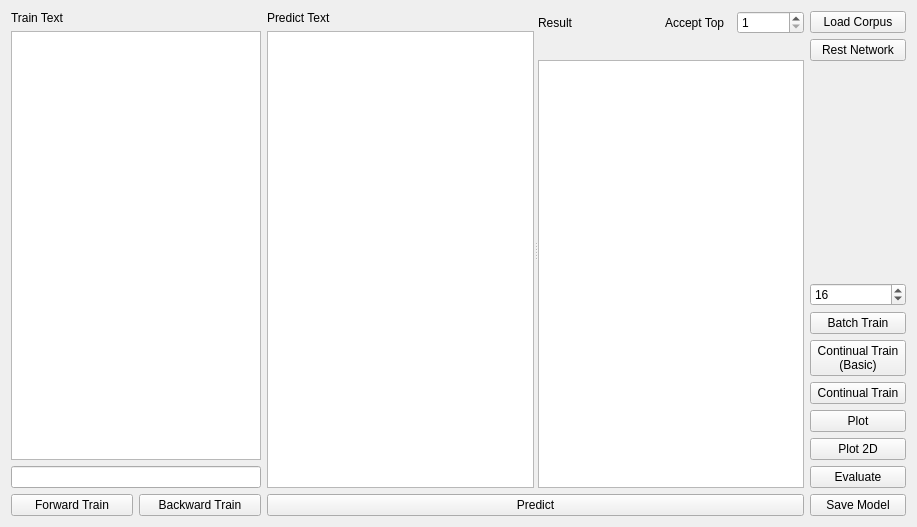
<?xml version="1.0" encoding="UTF-8"?>
<ui version="4.0">
 <class>Window</class>
 <widget class="QWidget" name="Window">
  <property name="geometry">
   <rect>
    <x>0</x>
    <y>0</y>
    <width>917</width>
    <height>527</height>
   </rect>
  </property>
  <property name="windowTitle">
   <string>Form</string>
  </property>
  <layout class="QHBoxLayout" name="horizontalLayout" stretch="2,10,1">
   <item>
    <layout class="QVBoxLayout" name="verticalLayout">
     <item>
      <widget class="QLabel" name="label_3">
       <property name="text">
        <string>Train Text</string>
       </property>
      </widget>
     </item>
     <item>
      <widget class="QPlainTextEdit" name="plainTextEdit_train_text">
       <property name="sizePolicy">
        <sizepolicy hsizetype="Expanding" vsizetype="Expanding">
         <horstretch>0</horstretch>
         <verstretch>0</verstretch>
        </sizepolicy>
       </property>
       <property name="minimumSize">
        <size>
         <width>250</width>
         <height>350</height>
        </size>
       </property>
      </widget>
     </item>
     <item>
      <widget class="QLineEdit" name="lineEdit_train_tag">
       <property name="sizePolicy">
        <sizepolicy hsizetype="Preferred" vsizetype="Fixed">
         <horstretch>0</horstretch>
         <verstretch>0</verstretch>
        </sizepolicy>
       </property>
      </widget>
     </item>
     <item>
      <layout class="QHBoxLayout" name="horizontalLayout_2">
       <item>
        <widget class="QPushButton" name="pushButton_forward">
         <property name="sizePolicy">
          <sizepolicy hsizetype="Preferred" vsizetype="Fixed">
           <horstretch>0</horstretch>
           <verstretch>0</verstretch>
          </sizepolicy>
         </property>
         <property name="text">
          <string> Forward Train </string>
         </property>
        </widget>
       </item>
       <item>
        <widget class="QPushButton" name="pushButton_backward">
         <property name="sizePolicy">
          <sizepolicy hsizetype="Preferred" vsizetype="Fixed">
           <horstretch>0</horstretch>
           <verstretch>0</verstretch>
          </sizepolicy>
         </property>
         <property name="text">
          <string> Backward Train </string>
         </property>
        </widget>
       </item>
      </layout>
     </item>
    </layout>
   </item>
   <item>
    <layout class="QVBoxLayout" name="verticalLayout_2">
     <item>
      <widget class="QSplitter" name="splitter">
       <property name="orientation">
        <enum>Qt::Horizontal</enum>
       </property>
       <widget class="QWidget" name="layoutWidget">
        <layout class="QVBoxLayout" name="verticalLayout_4">
         <item>
          <widget class="QLabel" name="label">
           <property name="text">
            <string>Predict Text</string>
           </property>
          </widget>
         </item>
         <item>
          <widget class="QPlainTextEdit" name="plainTextEdit_pred_text">
           <property name="sizePolicy">
            <sizepolicy hsizetype="MinimumExpanding" vsizetype="Expanding">
             <horstretch>0</horstretch>
             <verstretch>0</verstretch>
            </sizepolicy>
           </property>
          </widget>
         </item>
        </layout>
       </widget>
       <widget class="QWidget" name="layoutWidget_2">
        <layout class="QVBoxLayout" name="verticalLayout_5">
         <item>
          <layout class="QHBoxLayout" name="horizontalLayout_3">
           <property name="spacing">
            <number>12</number>
           </property>
           <item>
            <widget class="QLabel" name="label_2">
             <property name="sizePolicy">
              <sizepolicy hsizetype="Maximum" vsizetype="Preferred">
               <horstretch>0</horstretch>
               <verstretch>0</verstretch>
              </sizepolicy>
             </property>
             <property name="text">
              <string>Result</string>
             </property>
            </widget>
           </item>
           <item>
            <spacer name="horizontalSpacer">
             <property name="orientation">
              <enum>Qt::Horizontal</enum>
             </property>
             <property name="sizeHint" stdset="0">
              <size>
               <width>40</width>
               <height>20</height>
              </size>
             </property>
            </spacer>
           </item>
           <item>
            <widget class="QLabel" name="label_4">
             <property name="text">
              <string>Accept Top</string>
             </property>
            </widget>
           </item>
           <item>
            <widget class="QSpinBox" name="spinBox_top">
             <property name="minimum">
              <number>1</number>
             </property>
             <property name="maximum">
              <number>999999999</number>
             </property>
            </widget>
           </item>
          </layout>
         </item>
         <item>
          <widget class="QLabel" name="label_acc">
           <property name="text">
            <string/>
           </property>
          </widget>
         </item>
         <item>
          <widget class="QTextBrowser" name="textBrowser_res">
           <property name="sizePolicy">
            <sizepolicy hsizetype="MinimumExpanding" vsizetype="Expanding">
             <horstretch>0</horstretch>
             <verstretch>0</verstretch>
            </sizepolicy>
           </property>
          </widget>
         </item>
        </layout>
       </widget>
      </widget>
     </item>
     <item>
      <widget class="QPushButton" name="pushButton_pred">
       <property name="sizePolicy">
        <sizepolicy hsizetype="Preferred" vsizetype="Fixed">
         <horstretch>0</horstretch>
         <verstretch>0</verstretch>
        </sizepolicy>
       </property>
       <property name="minimumSize">
        <size>
         <width>500</width>
         <height>0</height>
        </size>
       </property>
       <property name="text">
        <string> Predict </string>
       </property>
      </widget>
     </item>
    </layout>
   </item>
   <item>
    <layout class="QVBoxLayout" name="verticalLayout_3">
     <item>
      <widget class="QPushButton" name="pushButton_load_corpus">
       <property name="sizePolicy">
        <sizepolicy hsizetype="Preferred" vsizetype="Fixed">
         <horstretch>0</horstretch>
         <verstretch>0</verstretch>
        </sizepolicy>
       </property>
       <property name="text">
        <string> Load Corpus </string>
       </property>
      </widget>
     </item>
     <item>
      <widget class="QPushButton" name="pushButton_reset">
       <property name="sizePolicy">
        <sizepolicy hsizetype="Preferred" vsizetype="Fixed">
         <horstretch>0</horstretch>
         <verstretch>0</verstretch>
        </sizepolicy>
       </property>
       <property name="text">
        <string> Rest Network </string>
       </property>
      </widget>
     </item>
     <item>
      <spacer name="verticalSpacer">
       <property name="orientation">
        <enum>Qt::Vertical</enum>
       </property>
       <property name="sizeHint" stdset="0">
        <size>
         <width>20</width>
         <height>40</height>
        </size>
       </property>
      </spacer>
     </item>
     <item>
      <widget class="QSpinBox" name="spinBox_batchsize">
       <property name="minimum">
        <number>4</number>
       </property>
       <property name="maximum">
        <number>512</number>
       </property>
       <property name="singleStep">
        <number>8</number>
       </property>
       <property name="value">
        <number>16</number>
       </property>
      </widget>
     </item>
     <item>
      <widget class="QPushButton" name="pushButton_batch_train">
       <property name="sizePolicy">
        <sizepolicy hsizetype="Preferred" vsizetype="Fixed">
         <horstretch>0</horstretch>
         <verstretch>0</verstretch>
        </sizepolicy>
       </property>
       <property name="text">
        <string> Batch Train </string>
       </property>
      </widget>
     </item>
     <item>
      <widget class="QPushButton" name="pushButton_continual_train_basic">
       <property name="sizePolicy">
        <sizepolicy hsizetype="Preferred" vsizetype="Fixed">
         <horstretch>0</horstretch>
         <verstretch>0</verstretch>
        </sizepolicy>
       </property>
       <property name="text">
        <string>Continual Train
(Basic)</string>
       </property>
      </widget>
     </item>
     <item>
      <widget class="QPushButton" name="pushButton_continual_train">
       <property name="sizePolicy">
        <sizepolicy hsizetype="Preferred" vsizetype="Fixed">
         <horstretch>0</horstretch>
         <verstretch>0</verstretch>
        </sizepolicy>
       </property>
       <property name="text">
        <string> Continual Train </string>
       </property>
      </widget>
     </item>
     <item>
      <widget class="QPushButton" name="pushButton_plot">
       <property name="sizePolicy">
        <sizepolicy hsizetype="Preferred" vsizetype="Fixed">
         <horstretch>0</horstretch>
         <verstretch>0</verstretch>
        </sizepolicy>
       </property>
       <property name="text">
        <string> Plot </string>
       </property>
      </widget>
     </item>
     <item>
      <widget class="QPushButton" name="pushButton_plot2D">
       <property name="sizePolicy">
        <sizepolicy hsizetype="Preferred" vsizetype="Fixed">
         <horstretch>0</horstretch>
         <verstretch>0</verstretch>
        </sizepolicy>
       </property>
       <property name="text">
        <string> Plot 2D </string>
       </property>
      </widget>
     </item>
     <item>
      <widget class="QPushButton" name="pushButton_eval">
       <property name="sizePolicy">
        <sizepolicy hsizetype="Preferred" vsizetype="Fixed">
         <horstretch>0</horstretch>
         <verstretch>0</verstretch>
        </sizepolicy>
       </property>
       <property name="text">
        <string> Evaluate </string>
       </property>
      </widget>
     </item>
     <item>
      <widget class="QPushButton" name="pushButton_save">
       <property name="sizePolicy">
        <sizepolicy hsizetype="Preferred" vsizetype="Fixed">
         <horstretch>0</horstretch>
         <verstretch>0</verstretch>
        </sizepolicy>
       </property>
       <property name="text">
        <string> Save Model </string>
       </property>
      </widget>
     </item>
    </layout>
   </item>
  </layout>
  <action name="actionPredict">
   <property name="text">
    <string>Predict</string>
   </property>
   <property name="shortcut">
    <string>Ctrl+Return</string>
   </property>
  </action>
 </widget>
 <resources/>
 <connections/>
</ui>
